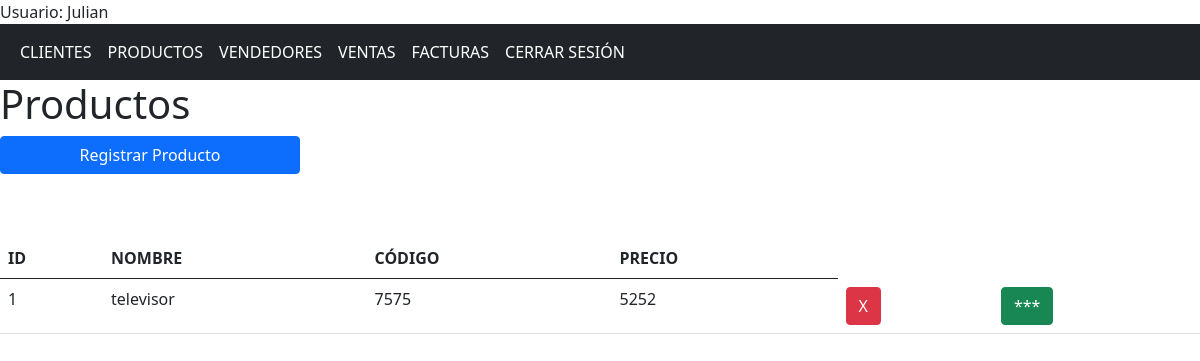
Before: /productos (signed in) with the older database file.
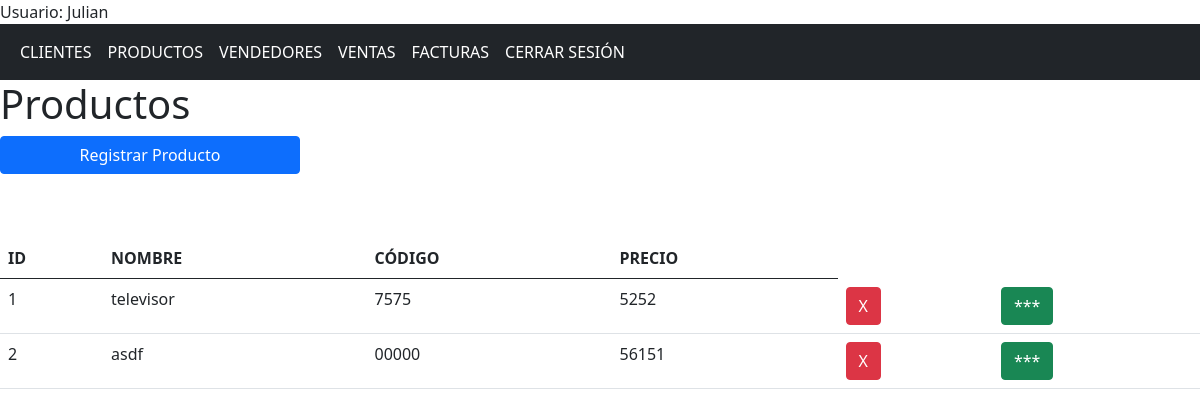
After: the same page with the newer database file.
### app/models/models.py (models this page shows, shortened)
class Producto(db.Model):
    id = db.Column(db.Integer, primary_key = True)
    nombre = db.Column(db.String(150), nullable = False)
    precio = db.Column(db.Integer, nullable = False)
    codigo = db.Column(db.String(150), nullable = False, unique = True)
    compras = db.relationship('CompraProducto', backref='producto')
    facturas = db.relationship('FacturaProducto', backref='producto')

### app/controllers/nav.py (the view)
@nav.route('/productos')
@login_required
def productos():
    productos = Producto.query.all()
    return render_template('productos.html', productos = productos)

### app/templates/productos.html (shortened to what this page needs)
{% extends "base.html" %}
{% block contenido %}
    <div class="row">
        <h1>Productos</h1>
    </div>
    <button class=" btn btn-primary col-sm-3 mb-3" id="registrar">Registrar Producto</button>
    <div class="row mt-5">
    <div class="col">
        <table class="table table-hover">
            <tr>
                <th>ID</th>
                <th>NOMBRE</th>
                <th>CÓDIGO</th>
                <th>PRECIO</th>
            </tr>
            <tbody id="tbody">
                {% for producto in productos %}
                <tr>
                    <td>{{producto.id}}</td>
                    <td>{{producto.nombre}}</td>
                    <td>{{producto.codigo}}</td>
                    <td>{{producto.precio}}</td>
                    <form action="{{url_for('producto.eliminar_producto')}}" method="post">
                        <td><button class="btn btn-danger" name="id" value="{{producto.id}}" type="submit">X</button></td>
                        <td><button class="btn btn-success boton_info" name="info" value="{{producto.id}}" type="button">***</button></td>
                    </form>
                </tr>
                {% endfor%}
            </tbody>
        </table>
    </div>
    </div>
{% endblock %}

Changed rows visible on the page:
added Producto: id "2", nombre "asdf", codigo "00000", precio "56151"
